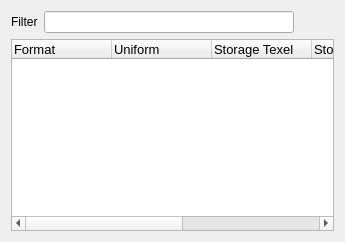
            <widget class="QWidget" name="tab_14">
             <attribute name="title">
              <string>Buffer</string>
             </attribute>
             <layout class="QVBoxLayout" name="verticalLayout_38">
              <item>
               <layout class="QVBoxLayout" name="verticalLayout_36">
                <item>
                 <layout class="QHBoxLayout" name="horizontalLayout_7">
                  <item>
                   <widget class="QLabel" name="label_16">
                    <property name="text">
                     <string>Filter</string>
                    </property>
                   </widget>
                  </item>
                  <item>
                   <widget class="QLineEdit" name="bufferFormatFilter">
                    <property name="minimumSize">
                     <size>
                      <width>250</width>
                      <height>0</height>
                     </size>
                    </property>
                    <property name="maximumSize">
                     <size>
                      <width>250</width>
                      <height>16777215</height>
                     </size>
                    </property>
                   </widget>
                  </item>
                  <item>
                   <spacer name="horizontalSpacer_9">
                    <property name="orientation">
                     <enum>Qt::Horizontal</enum>
                    </property>
                    <property name="sizeHint" stdset="0">
                     <size>
                      <width>40</width>
                      <height>20</height>
                     </size>
                    </property>
                   </spacer>
                  </item>
                 </layout>
                </item>
                <item>
                 <layout class="QVBoxLayout" name="verticalLayout_37">
                  <item>
                   <widget class="QTreeWidget" name="bufferFormatsWidget">
                    <property name="font">
                     <font>
                      <pointsize>10</pointsize>
                     </font>
                    </property>
                    <property name="alternatingRowColors">
                     <bool>true</bool>
                    </property>
                    <attribute name="headerStretchLastSection">
                     <bool>true</bool>
                    </attribute>
                    <column>
                     <property name="text">
                      <string>Format</string>
                     </property>
                    </column>
                    <column>
                     <property name="text">
                      <string>Uniform</string>
                     </property>
                    </column>
                    <column>
                     <property name="text">
                      <string>Storage Texel</string>
                     </property>
                    </column>
                    <column>
                     <property name="text">
                      <string>Storage Texel Atomic</string>
                     </property>
                    </column>
                    <column>
                     <property name="text">
                      <string>Vertex</string>
                     </property>
                    </column>
                    <column>
                     <property name="text">
                      <string>-</string>
                     </property>
                     <property name="textAlignment">
                      <set>AlignLeading|AlignVCenter</set>
                     </property>
                     <property name="background">
                      <color alpha="0">
                       <red>0</red>
                       <green>0</green>
                       <blue>0</blue>
                      </color>
                     </property>
                     <property name="foreground">
                      <brush brushstyle="NoBrush">
                       <color alpha="0">
                        <red>0</red>
                        <green>0</green>
                        <blue>0</blue>
                       </color>
                      </brush>
                     </property>
                    </column>
                   </widget>
                  </item>
                 </layout>
                </item>
               </layout>
              </item>
             </layout>
            </widget>
